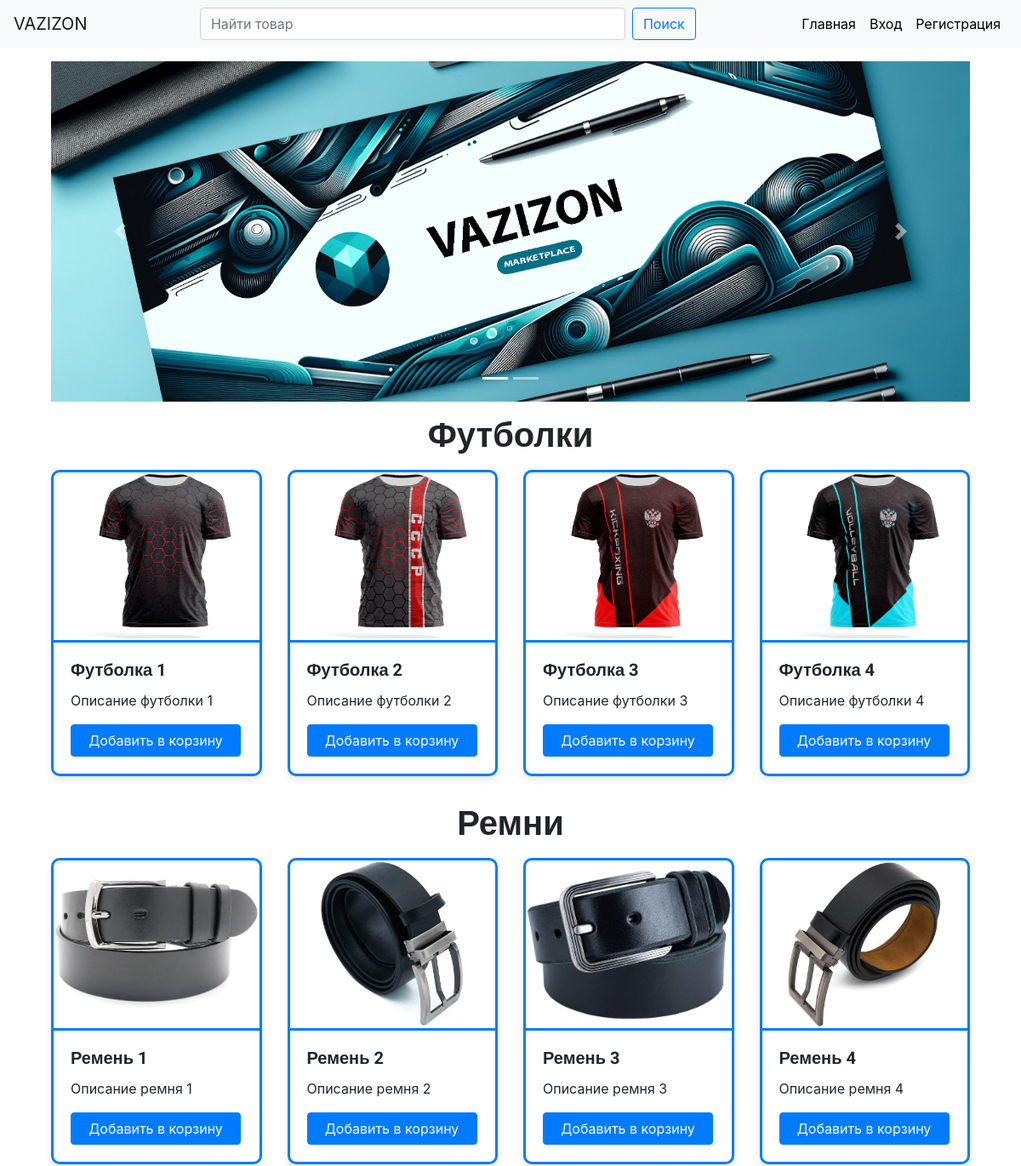
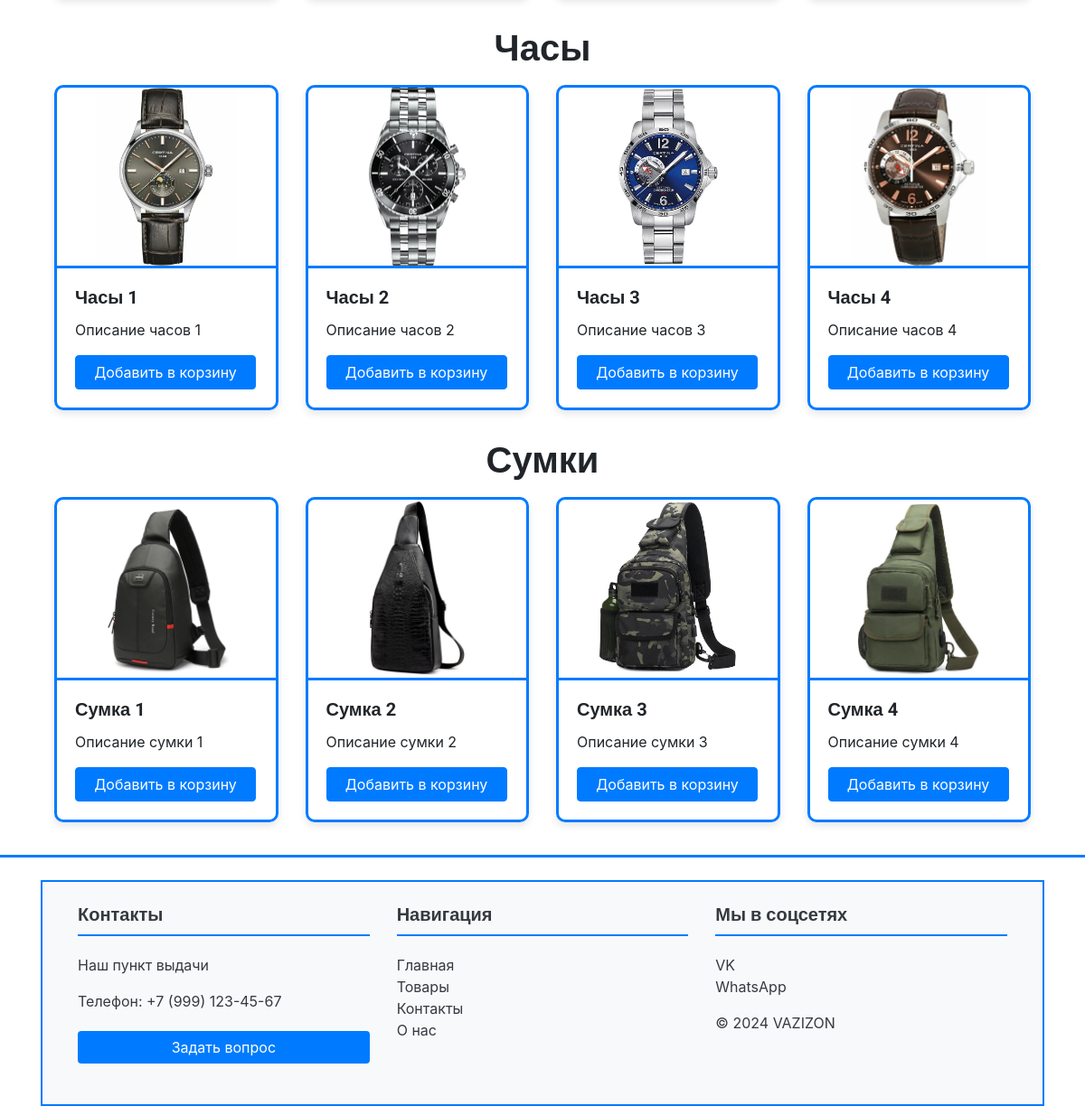
The page / on the database its author committed (2 pictures, top to bottom).
### models.py (models this page shows)
class Product(db.Model):
    id = db.Column(db.Integer, primary_key=True)
    name = db.Column(db.String(64), index=True)
    short_description = db.Column(db.String(128))
    long_description = db.Column(db.Text)
    price = db.Column(db.Float)
    category = db.Column(db.String(64))
    image_url = db.Column(db.String(128))
    seller_id = db.Column(db.Integer, db.ForeignKey('user.id'))
    seller = db.relationship('User', backref='products')

### app.py (the view)
    @app.route('/')
    def index():
        if current_user.is_authenticated and current_user.role == 'seller':
            tshirts = Product.query.filter_by(category='Футболки', seller_id=current_user.id).all()
            belts = Product.query.filter_by(category='Ремни', seller_id=current_user.id).all()
            watches = Product.query.filter_by(category='Часы', seller_id=current_user.id).all()
            bags = Product.query.filter_by(category='Сумки', seller_id=current_user.id).all()
            return render_template('index.html', tshirts=tshirts, belts=belts, watches=watches, bags=bags, is_seller=True)
        else:
            tshirts = Product.query.filter_by(category='Футболки').all()
            belts = Product.query.filter_by(category='Ремни').all()
            watches = Product.query.filter_by(category='Часы').all()
            bags = Product.query.filter_by(category='Сумки').all()
            return render_template('index.html', tshirts=tshirts, belts=belts, watches=watches, bags=bags, is_seller=False)

### templates/index.html (shortened to what this page needs)
{% extends "base.html" %}
{% block content %}
<div class="container">
    <div id="carouselExampleIndicators" class="carousel slide mt-3" data-ride="carousel">
        <ol class="carousel-indicators">
            <li data-target="#carouselExampleIndicators" data-slide-to="0" class="active"></li>
            <li data-target="#carouselExampleIndicators" data-slide-to="1"></li>
        </ol>
        <div class="carousel-inner">
            <div class="carousel-item active">
                <img class="d-block w-100 banner-image" src="{{ url_for('static', filename='images/banner1.png') }}" alt="TradeWave">
            </div>
        </div>
        <a class="carousel-control-prev" href="#carouselExampleIndicators" role="button" data-slide="prev">
            <span class="carousel-control-prev-icon" aria-hidden="true"></span>
        </a>
        <a class="carousel-control-next" href="#carouselExampleIndicators" role="button" data-slide="next">
            <span class="carousel-control-next-icon" aria-hidden="true"></span>
        </a>
    </div>
    {% if current_user.is_authenticated and current_user.role == 'seller' %}
        <h1 class="mt-3 mb-3 text-center">Категории товаров</h1>
        <div class="row">
            <div class="col-md-3">
                <div class="product-card-tshirts mb-4">
                    <div class="card-body text-center">
                        <h5 class="card-title">Футболки</h5>
                        <a href="{{ url_for('add_product', category='Футболки') }}" class="btn btn-primary">Добавить товар</a>
                        <div class="mt-3 product-list">
                            {% for product in tshirts %}
                                <div class="product-item mb-2">
                                    <img src="{{ url_for('static', filename='uploads/' ~ product.image_url) }}" class="card-img-top" alt="{{ product.name }}">
                                    <div class="card-body">
                                        <h5 class="card-title">{{ product.name }}</h5>
                                        <p class="card-text">{{ product.short_description }}</p>
                                    </div>
                                </div>
                            {% endfor %}
                        </div>
                    </div>
                </div>
            </div>
            <div class="col-md-3">
                <div class="product-card-belts mb-4">
                    <div class="card-body text-center">
                        <h5 class="card-title">Ремни</h5>
                        <a href="{{ url_for('add_product', category='Ремни') }}" class="btn btn-primary">Добавить товар</a>
                        <div class="mt-3 product-list">
                            {% for product in belts %}
                                <div class="product-item mb-2">
                                    <img src="{{ url_for('static', filename='uploads/' ~ product.image_url) }}" class="card-img-top" alt="{{ product.name }}">
                                    <div class="card-body">
                                        <h5 class="card-title">{{ product.name }}</h5>
                                        <p class="card-text">{{ product.short_description }}</p>
                                    </div>
                                </div>
                            {% endfor %}
                        </div>
                    </div>
                </div>
            </div>
            <div class="col-md-3">
                <div class="product-card-watches mb-4">
                    <div class="card-body text-center">
                        <h5 class="card-title">Часы</h5>
                        <a href="{{ url_for('add_product', category='Часы') }}" class="btn btn-primary">Добавить товар</a>
                        <div class="mt-3 product-list">
                            {% for product in watches %}
                                <div class="product-item mb-2">
                                    <img src="{{ url_for('static', filename='uploads/' ~ product.image_url) }}" class="card-img-top" alt="{{ product.name }}">
                                    <div class="card-body">
                                        <h5 class="card-title">{{ product.name }}</h5>
                                        <p class="card-text">{{ product.short_description }}</p>
                                    </div>
                                </div>
                            {% endfor %}
                        </div>
                    </div>
                </div>
            </div>
            <div class="col-md-3">
                <div class="product-card-bags mb-4">
                    <div class="card-body text-center">
                        <h5 class="card-title">Сумки</h5>
                        <a href="{{ url_for('add_product', category='Сумки') }}" class="btn btn-primary">Добавить товар</a>
                        <div class="mt-3 product-list">
                            {% for product in bags %}
                                <div class="product-item mb-2">
                                    <img src="{{ url_for('static', filename='uploads/' ~ product.image_url) }}" class="card-img-top" alt="{{ product.name }}">
                                    <div class="card-body">
                                        <h5 class="card-title">{{ product.name }}</h5>
                                        <p class="card-text">{{ product.short_description }}</p>
                                    </div>
                                </div>
                            {% endfor %}
                        </div>
                    </div>
                </div>
            </div>
        </div>
    {% else %}
        <h1 class="mt-3 mb-3 text-center">Футболки</h1>
        <div class="row justify-content-center mt-1">
            {% for product in tshirts %}
            <div class="col-md-3 d-flex align-items-stretch mb-3">
                <div class="product-card product-card-tshirts">
                    <img src="{{ url_for('static', filename=product.image_url) }}" class="card-img-top product-image" alt="{{ product.name }}">
                    <div class="card-body">
                        <h5 class="card-title">{{ product.name }}</h5>
                        <p class="card-text">{{ product.short_description }}</p>
                        <form method="POST" action="{{ url_for('add_to_cart', product_id=product.id) }}">
                            <button type="submit" class="btn btn-success">Добавить в корзину</button>
                        </form>
                    </div>
                </div>
            </div>
            {% endfor %}
        </div>
        <h1 class="mt-3 mb-3 text-center">Ремни</h1>
        <div class="row justify-content-center mt-1">
            {% for product in belts %}
            <div class="col-md-3 d-flex align-items-stretch mb-3">
                <div class="product-card product-card-belts">
                    <img src="{{ url_for('static', filename=product.image_url) }}" class="card-img-top product-image" alt="{{ product.name }}">
                    <div class="card-body">
                        <h5 class="card-title">{{ product.name }}</h5>
                        <p class="card-text">{{ product.short_description }}</p>
                        <form method="POST" action="{{ url_for('add_to_cart', product_id=product.id) }}">
                            <button type="submit" class="btn btn-success">Добавить в корзину</button>
                        </form>
                    </div>
                </div>
            </div>
            {% endfor %}
        </div>
        <h1 class="mt-3 mb-3 text-center">Часы</h1>
        <div class="row justify-content-center mt-1">
            {% for product in watches %}
            <div class="col-md-3 d-flex align-items-stretch mb-3">
                <div class="product-card product-card-watches">
                    <img src="{{ url_for('static', filename=product.image_url) }}" class="card-img-top product-image" alt="{{ product.name }}">
                    <div class="card-body">
                        <h5 class="card-title">{{ product.name }}</h5>
                        <p class="card-text">{{ product.short_description }}</p>
                        <form method="POST" action="{{ url_for('add_to_cart', product_id=product.id) }}">
                            <button type="submit" class="btn btn-success">Добавить в корзину</button>
                        </form>
                    </div>
                </div>
            </div>
            {% endfor %}
        </div>
        <h1 class="mt-3 mb-3 text-center">Сумки</h1>
        <div class="row justify-content-center mt-1">
            {% for product in bags %}
            <div class="col-md-3 d-flex align-items-stretch mb-3">
                <div class="product-card product-card-bags">
                    <img src="{{ url_for('static', filename=product.image_url) }}" class="card-img-top product-image" alt="{{ product.name }}">
                    <div class="card-body">
                        <h5 class="card-title">{{ product.name }}</h5>
                        <p class="card-text">{{ product.short_description }}</p>
                        <form method="POST" action="{{ url_for('add_to_cart', product_id=product.id) }}">
                            <button type="submit" class="btn btn-success">Добавить в корзину</button>
                        </form>
                    </div>
                </div>
            </div>
            {% endfor %}
        </div>
    {% endif %}
</div>
{% endblock %}

### templates/base.html (shortened to what this page needs)
<!DOCTYPE html>
<html lang="ru">
<head>
    <link rel="stylesheet" href="https://stackpath.bootstrapcdn.com/bootstrap/4.5.2/css/bootstrap.min.css">
    <link rel="stylesheet" href="{{ url_for('static', filename='styles.css') }}">
</head>
<body>
<nav class="navbar navbar-expand-lg navbar-light bg-light">
    <a class="navbar-brand" href="{{ url_for('index') }}">VAZIZON</a>
    <div class="collapse navbar-collapse" id="navbarNav">
        <form class="form-inline d-flex justify-content-center w-100" action="{{ url_for('search') }}" method="GET">
            <input class="form-control mr-sm-2 search-bar" type="search" placeholder="Найти товар" aria-label="Поиск" name="q">
            <button class="btn btn-outline-custom my-2 my-sm-0" type="submit">Поиск</button>
        </form>
        <ul class="navbar-nav ml-auto">
            <li class="nav-item">
                <a class="nav-link" href="{{ url_for('index') }}">Главная</a>
            </li>
            {% if current_user.is_authenticated %}
                {% if current_user.role == 'buyer' %}
                    <li class="nav-item">
                        <a class="nav-link" href="{{ url_for('cart') }}">Корзина</a>
                    </li>
                    <li class="nav-item">
                        <a class="nav-link" href="{{ url_for('my_orders') }}">Мои заказы</a>
                    </li>
                {% elif current_user.role == 'seller' %}
                    <li class="nav-item">
                        <a class="nav-link" href="{{ url_for('my_products') }}">Мои товары</a>
                    </li>
                {% elif current_user.role == 'admin' %}
                    <li class="nav-item">
                        <a class="nav-link" href="{{ url_for('admin_dashboard') }}">Панель администратора</a>
                    </li>
                {% endif %}
                <li class="nav-item">
                    <a class="nav-link" href="{{ url_for('edit_profile') }}">{{ current_user.username }}</a>
                </li>
                <li class="nav-item">
                    <a class="nav-link" href="{{ url_for('logout') }}">Выход</a>
                </li>
            {% else %}
                <li class="nav-item">
                    <a class="nav-link" href="{{ url_for('login') }}">Вход</a>
                </li>
                <li class="nav-item">
                    <a class="nav-link" href="{{ url_for('register') }}">Регистрация</a>
                </li>
            {% endif %}
        </ul>
    </div>
</nav>
<div class="container">
    {% block content %}{% endblock %}
    <div class="footer-divider"></div>
    <footer class="bg-light text-dark mt-5 p-4 border">
        <div class="container">
            <div class="row">
                <div class="col-md-4 mb-3">
                    <h5 class="font-weight-bold">Контакты</h5>
                    <p><a href="https://maps.google.com" class="text-dark" target="_blank">Наш пункт выдачи</a></p>
                    <p>Телефон: +7 (999) 123-45-67</p>
                    <button class="btn btn-primary">Задать вопрос</button>
                </div>
                <div class="col-md-4 mb-3">
                    <h5 class="font-weight-bold">Навигация</h5>
                    <ul class="list-unstyled">
                        <li><a href="#" class="text-dark">Главная</a></li>
                        <li><a href="#" class="text-dark">Товары</a></li>
                        <li><a href="#" class="text-dark">Контакты</a></li>
                        <li><a href="#" class="text-dark">О нас</a></li>
                    </ul>
                </div>
                <div class="col-md-4 mb-3">
                    <h5 class="font-weight-bold">Мы в соцсетях</h5>
                    <ul class="list-unstyled">
                        <li><a href="https://vk.com" class="text-dark" target="_blank">VK</a></li>
                        <li><a href="https://www.whatsapp.com" class="text-dark" target="_blank">WhatsApp</a></li>
                    </ul>
                    <p>&copy; 2024 VAZIZON</p>
                </div>
            </div>
        </div>
    </footer>
</div>
</body>
</html>

### rows shown on the page
Product: image_url (picture), name "Футболка 1", short_description "Описание футболки 1"
Product: image_url (picture), name "Футболка 2", short_description "Описание футболки 2"
Product: image_url (picture), name "Футболка 3", short_description "Описание футболки 3"
Product: image_url (picture), name "Футболка 4", short_description "Описание футболки 4"
Product: image_url (picture), name "Ремень 1", short_description "Описание ремня 1"
Product: image_url (picture), name "Ремень 2", short_description "Описание ремня 2"
Product: image_url (picture), name "Ремень 3", short_description "Описание ремня 3"
Product: image_url (picture), name "Ремень 4", short_description "Описание ремня 4"
Product: image_url (picture), name "Часы 1", short_description "Описание часов 1"
Product: image_url (picture), name "Часы 2", short_description "Описание часов 2"
Product: image_url (picture), name "Часы 3", short_description "Описание часов 3"
Product: image_url (picture), name "Часы 4", short_description "Описание часов 4"
Product: image_url (picture), name "Сумка 1", short_description "Описание сумки 1"
Product: image_url (picture), name "Сумка 2", short_description "Описание сумки 2"
Product: image_url (picture), name "Сумка 3", short_description "Описание сумки 3"
Product: image_url (picture), name "Сумка 4", short_description "Описание сумки 4"
